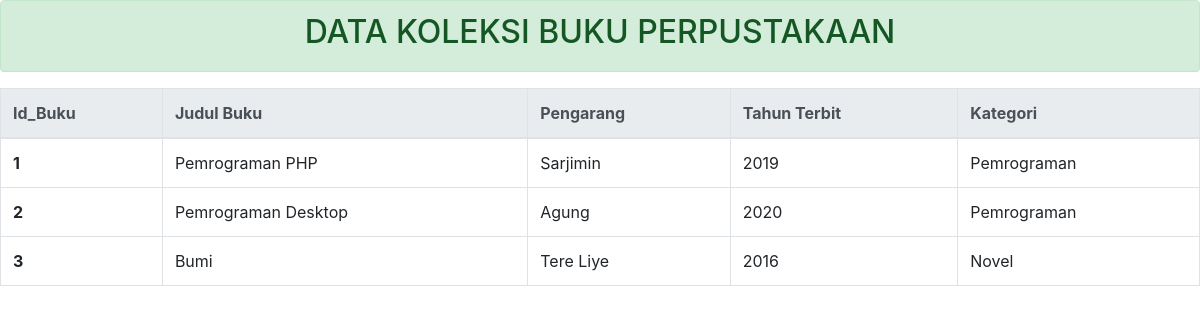
The page / on the database its author committed.
### tables this page shows
CREATE TABLE `tb_buku` (
  `id_buku` int(11) NOT NULL,
  `judul_buku` text NOT NULL,
  `pengarang` text NOT NULL,
  `tahun_terbit` int(11) NOT NULL,
  `kategori` text NOT NULL
);

### index.php (the view, shortened to what this page needs)
<?php
include_once ("koneksi.php");
$query= "SELECT * FROM tb_buku";
$hasil= mysqli_query ($conn, $query);
 ?>
 <!DOCTYPE html>
    <html>
    <head>
    <link rel="stylesheet"
    href="https://maxcdn.bootstrapcdn.com/bootstrap/4.0.0/css/bootstrap.min.css"
>
    </head>
 <body>
 <div class="alert alert-success text-center" role="alert"
> <h2>DATA KOLEKSI BUKU
PERPUSTAKAAN</h2>
</div>
    <table class="table table-bordered">
 <thead class="thead-light">
 <tr>
 <th scope="col">Id_Buku</th>
 <th scope="col">Judul Buku</th>
 <th scope="col">Pengarang</th>
 <th scope="col">Tahun Terbit</th>
 <th scope="col">Kategori</th>
 </tr>
 </thead>
 <tbody>
 <?php while ($data=mysqli_fetch_array ($hasil)){ ?>
 <tr>
 <th scope="row"> <?php echo $data['id_buku']; ?>
</th>
 <td> <?php echo $data['judul_buku']; ?> </td>
 <td> <?php echo $data['pengarang']; ?> </td>
 <td> <?php echo $data['tahun_terbit']; ?> </td>
 <td> <?php echo $data['kategori']; ?> </td>
 </tr>
<?php } ?>
 </tbody>
</table>
 </body>
 </html>

### rows shown on the page
tb_buku: id_buku "1", judul_buku "Pemrograman PHP", pengarang "Sarjimin", tahun_terbit "2019", kategori "Pemrograman"
tb_buku: id_buku "2", judul_buku "Pemrograman Desktop", pengarang "Agung", tahun_terbit "2020", kategori "Pemrograman"
tb_buku: id_buku "3", judul_buku "Bumi", pengarang "Tere Liye", tahun_terbit "2016", kategori "Novel"
